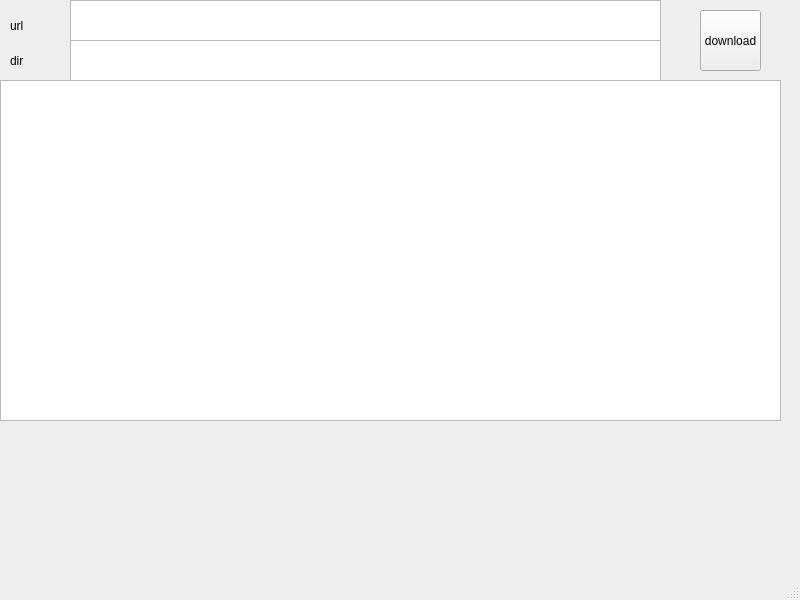
<?xml version="1.0" encoding="UTF-8"?>
<ui version="4.0">
 <class>MainWindow</class>
 <widget class="QMainWindow" name="MainWindow">
  <property name="geometry">
   <rect>
    <x>0</x>
    <y>0</y>
    <width>800</width>
    <height>600</height>
   </rect>
  </property>
  <property name="windowTitle">
   <string>MainWindow</string>
  </property>
  <widget class="QWidget" name="centralwidget">
   <widget class="QTableView" name="tableView">
    <property name="geometry">
     <rect>
      <x>0</x>
      <y>80</y>
      <width>781</width>
      <height>341</height>
     </rect>
    </property>
   </widget>
   <widget class="QPushButton" name="downloadButton">
    <property name="geometry">
     <rect>
      <x>700</x>
      <y>10</y>
      <width>61</width>
      <height>61</height>
     </rect>
    </property>
    <property name="text">
     <string>download</string>
    </property>
   </widget>
   <widget class="QTextEdit" name="textEdit">
    <property name="geometry">
     <rect>
      <x>70</x>
      <y>0</y>
      <width>591</width>
      <height>41</height>
     </rect>
    </property>
   </widget>
   <widget class="QTextEdit" name="textEdit_2">
    <property name="geometry">
     <rect>
      <x>70</x>
      <y>40</y>
      <width>591</width>
      <height>41</height>
     </rect>
    </property>
   </widget>
   <widget class="QLabel" name="label">
    <property name="geometry">
     <rect>
      <x>10</x>
      <y>10</y>
      <width>71</width>
      <height>31</height>
     </rect>
    </property>
    <property name="text">
     <string>url</string>
    </property>
   </widget>
   <widget class="QLabel" name="label_2">
    <property name="geometry">
     <rect>
      <x>10</x>
      <y>50</y>
      <width>61</width>
      <height>21</height>
     </rect>
    </property>
    <property name="text">
     <string>dir</string>
    </property>
   </widget>
  </widget>
  <widget class="QMenuBar" name="menubar">
   <property name="geometry">
    <rect>
     <x>0</x>
     <y>0</y>
     <width>800</width>
     <height>22</height>
    </rect>
   </property>
  </widget>
  <widget class="QStatusBar" name="statusbar"/>
 </widget>
 <resources/>
 <connections/>
</ui>
